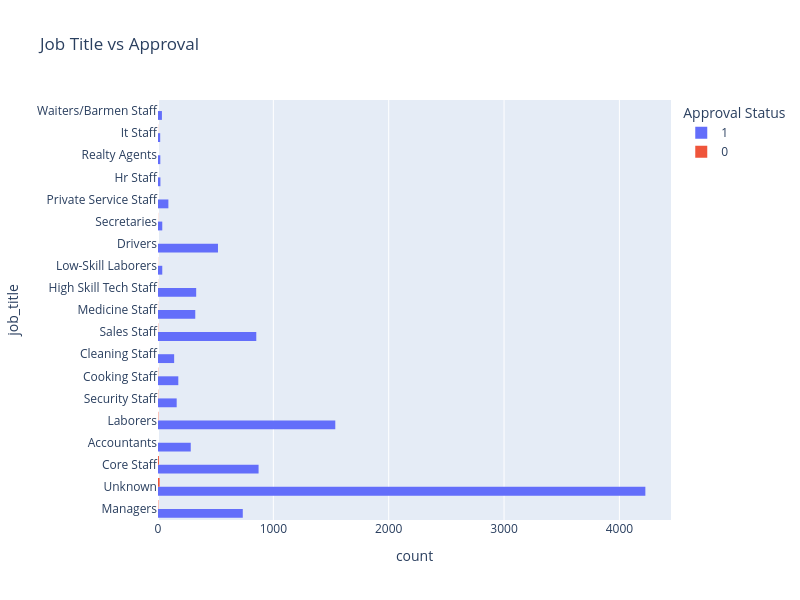

This figure's notebook cell:
### Code cell
# BIVARIATE ANALYSIS: job title vs Approval
fig = px.histogram(
    df,
    y="job_title",
    color="status",
    barmode="group",
    title="Job Title vs Approval",
    labels={
        "Job_title": "Job Title",
        "status": "Approval Status"
    },
    height=600,
    width=800,
    orientation="h"
)
fig.show()

### Figure 1 — Plotly figure (JSON) as saved in the notebook; plotly's stock layout.template omitted (floating-point values rounded to 4 significant figures; data arrays with more than 128 entries replaced by an {"elided": "..."} marker saying what was removed)
{"data": [{"alignmentgroup": "True", "bingroup": "y", "hovertemplate": "Approval Status=1<br>count=%{x}<br>job_title=%{y}<extra></extra>", "legendgroup": "1", "marker": {"color": "#636efa", "pattern": {"shape": ""}}, "name": "1", "offsetgroup": "1", "orientation": "h", "showlegend": true, "type": "histogram", "xaxis": "x", "y": {"elided": "10415 str values"}, "yaxis": "y"}, {"alignmentgroup": "True", "bingroup": "y", "hovertemplate": "Approval Status=0<br>count=%{x}<br>job_title=%{y}<extra></extra>", "legendgroup": "0", "marker": {"color": "#EF553B", "pattern": {"shape": ""}}, "name": "0", "offsetgroup": "0", "orientation": "h", "showlegend": true, "type": "histogram", "xaxis": "x", "y": ["Managers", "Medicine Staff", "Unknown", "Core Staff", "Core Staff", "It Staff", "Laborers", "Sales Staff", "Unknown", "Core Staff", "High Skill Tech Staff", "Unknown", "Unknown", "Core Staff", "Unknown", "Managers", "Secretaries", "Unknown", "Security Staff", "Unknown", "Core Staff", "Sales Staff", "Unknown", "Unknown", "Cooking Staff", "Unknown", "Core Staff", "Cooking Staff", "Security Staff", "Laborers", "Unknown", "Managers", "Unknown", "Unknown", "Core Staff", "Core Staff", "Low-Skill Laborers", "Unknown", "Laborers"], "yaxis": "y"}], "layout": {"barmode": "group", "height": 600, "legend": {"title": {"text": "Approval Status"}, "tracegroupgap": 0}, "title": {"text": "Job Title vs Approval"}, "width": 800, "xaxis": {"anchor": "y", "domain": [0, 1], "title": {"text": "count"}}, "yaxis": {"anchor": "x", "domain": [0, 1], "title": {"text": "job_title"}}}}
